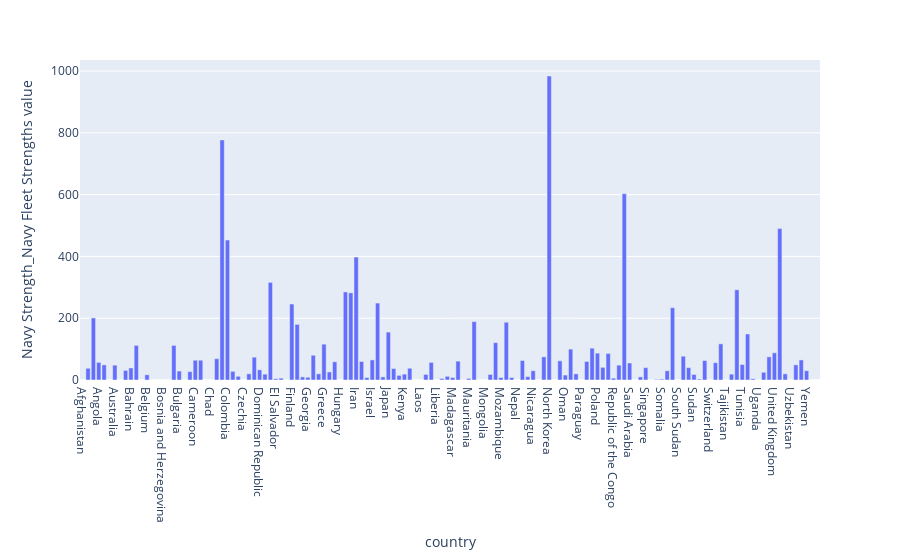

Source (notebook cell):
### Code cell
fig = px.bar(value_df,x= "country" , y = value_df['Navy Strength_Navy Fleet Strengths value'])
fig.show()

### Figure 1 — Plotly figure (JSON) as saved in the notebook; plotly's stock layout.template omitted (floating-point values rounded to 4 significant figures; data arrays with more than 128 entries replaced by an {"elided": "..."} marker saying what was removed)
{"data": [{"alignmentgroup": "True", "hovertemplate": "country=%{x}<br>Navy Strength_Navy Fleet Strengths value=%{y}<extra></extra>", "legendgroup": "", "marker": {"color": "#636efa", "pattern": {"shape": ""}}, "name": "", "offsetgroup": "", "orientation": "v", "showlegend": false, "textposition": "auto", "type": "bar", "x": {"elided": "138 str values"}, "xaxis": "x", "y": {"elided": "138 int values"}, "yaxis": "y"}], "layout": {"barmode": "relative", "legend": {"tracegroupgap": 0}, "margin": {"t": 60}, "xaxis": {"anchor": "y", "domain": [0, 1], "title": {"text": "country"}}, "yaxis": {"anchor": "x", "domain": [0, 1], "title": {"text": "Navy Strength_Navy Fleet Strengths value"}}}}
